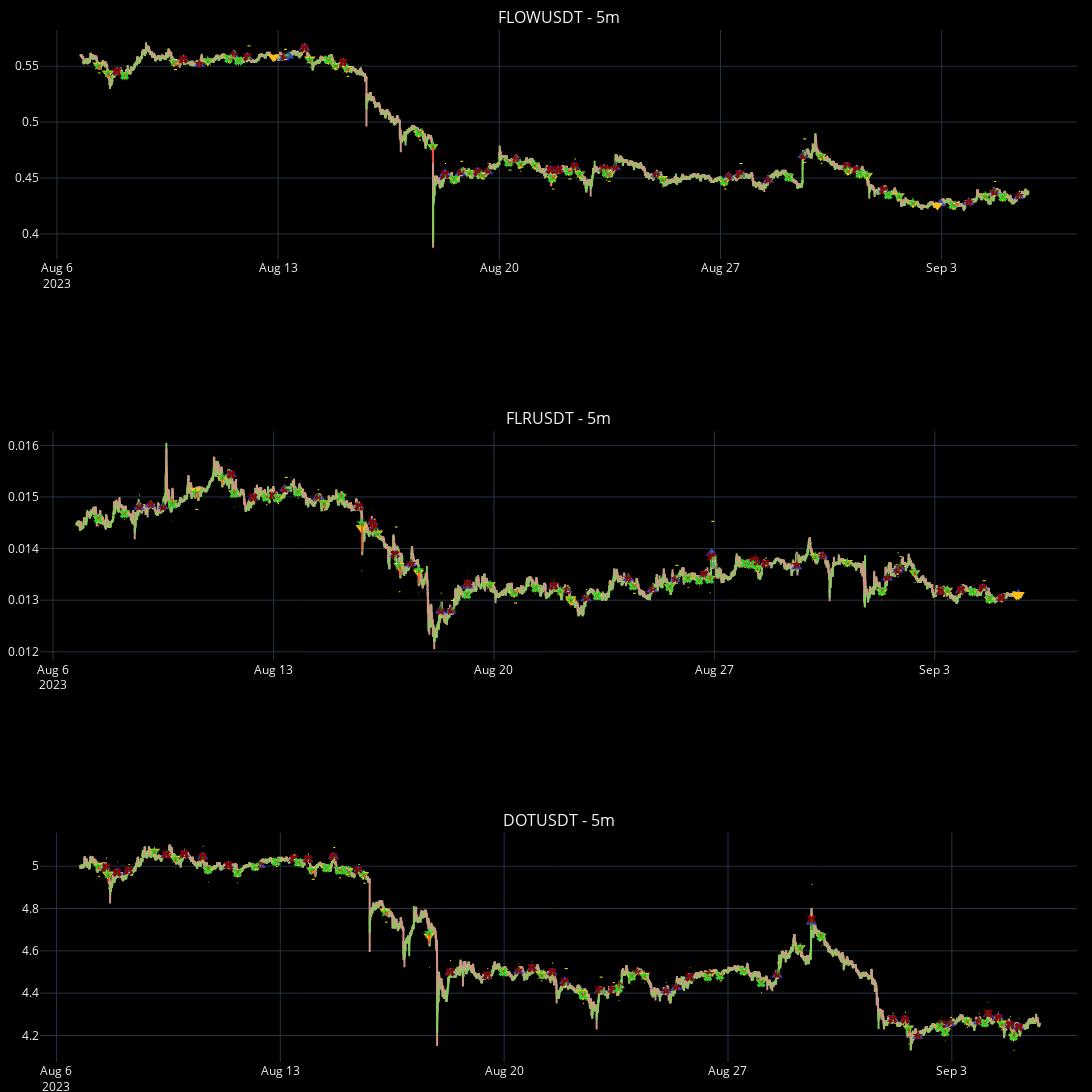

Notebook cell for this chart:
### Code cell
fig = plot_candlestick(symbol_dataframes, 1)
fig.show()
